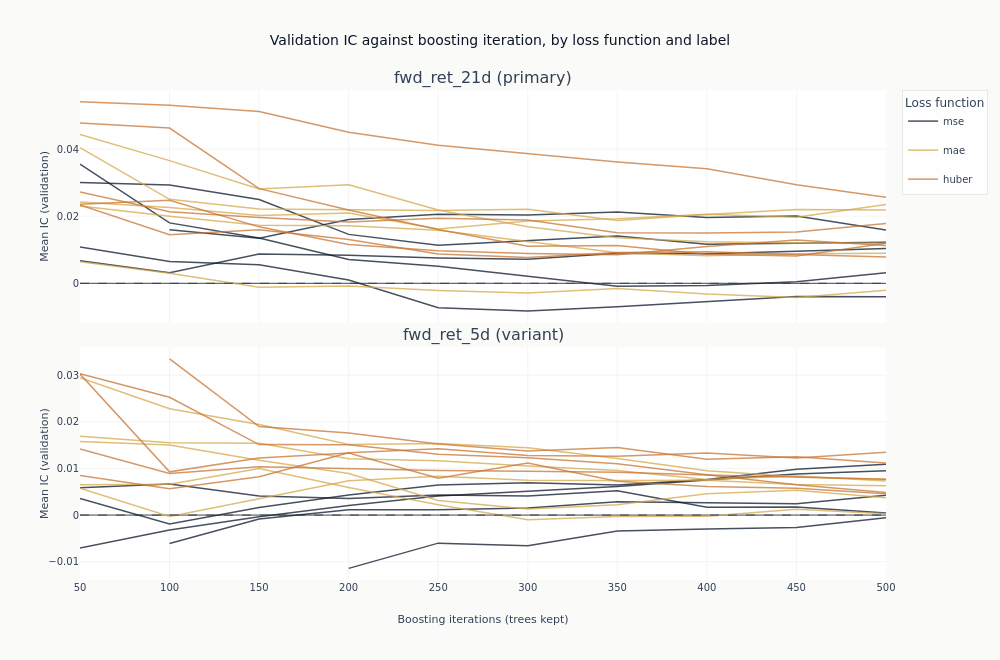

Write notebook code for a chart like this one.
### Markdown cell above
### What more trees do

Each line traces one configuration's out-of-sample IC as trees are added to it. This is the
figure the checkpoint dimension exists to produce, and it separates two things a single
end-of-training number cannot.

A line that rises and then falls has an interior optimum: the model was still learning, then
began fitting the training window at the expense of the validation folds. A line that wanders
without trend around zero never had anything to learn in the first place, and its highest point
is wherever the noise happened to peak. The difference matters, because both produce a
respectable-looking maximum.

One panel per label, because a horizon that has something to learn and one that does not would
be averaged into a single indistinct band if they shared axes.

### Code cell
curves = catalog.filter("full_coverage").sort("label", "config_name", "checkpoint_value")
objectives = {"mse": COLORS["blue"], "mae": COLORS["amber"], "huber": COLORS["copper"]}


def objective_of(name: str) -> str:
    """Read the loss function out of a declared configuration name."""
    match = next((key for key in objectives if name.endswith(key)), None)
    if match is None:
        raise ValueError(f"{name!r} does not end in a declared objective: {sorted(objectives)}")
    return match


fig_curves = make_subplots(
    rows=len(panel_labels),
    cols=1,
    shared_xaxes=True,
    vertical_spacing=0.05,
    subplot_titles=[
        f"{label} ({'primary' if label == primary else 'variant'})" for label in panel_labels
    ],
)
for row, label in enumerate(panel_labels, start=1):
    panel = curves.filter(pl.col("label") == label)
    for objective, color in objectives.items():
        members = [
            name
            for name in panel.get_column("config_name").unique(maintain_order=True)
            if objective_of(name) == objective
        ]
        for index, config_name in enumerate(members):
            series = panel.filter(pl.col("config_name") == config_name)
            fig_curves.add_trace(
                go.Scatter(
                    x=series.get_column("checkpoint_value").to_list(),
                    y=series.get_column("ic_mean").to_list(),
                    mode="lines",
                    name=objective,
                    legendgroup=objective,
                    # One legend entry per loss function, not per configuration: the colour is
                    # the claim, and thirty named lines would bury it.
                    showlegend=row == 1 and index == 0,
                    line=dict(color=color, width=1.5),
                    opacity=0.75,
                ),
                row=row,
                col=1,
            )
    fig_curves.add_hline(
        y=0, line_width=1, line_dash="dash", line_color=COLORS["neutral"], row=row, col=1
    )
    fig_curves.update_yaxes(title_text="Mean IC (validation)", row=row, col=1)
fig_curves.update_xaxes(title_text="Boosting iterations (trees kept)", row=len(panel_labels), col=1)
fig_curves.update_layout(
    title="Validation IC against boosting iteration, by loss function and label",
    height=330 * len(panel_labels),
    width=1000,
    margin=dict(t=90),
    legend=dict(title_text="Loss function"),
)
# Where each panel sits and how many of its lines dip below zero are facts about the frame, so
# the alt text reads them rather than asserting them. A description written once and left alone
# would go stale the first time the fits move.
panel_facts = (
    curves.group_by("label")
    .agg(
        lowest=pl.col("ic_mean").min(),
        highest=pl.col("ic_mean").max(),
        total=pl.col("config_name").n_unique(),
        below=pl.col("config_name").filter(pl.col("ic_mean") < 0).n_unique(),
    )
    .to_dicts()
)
panel_facts = {row["label"]: row for row in panel_facts}
panel_text = ". ".join(
    "The {} panel spans {:+.3f} to {:+.3f}, with {} of its {} lines dipping below zero at some "
    "checkpoint".format(
        label,
        panel_facts[label]["lowest"],
        panel_facts[label]["highest"],
        panel_facts[label]["below"],
        panel_facts[label]["total"],
    )
    for label in panel_labels
)
show_plotly_with_alt(
    fig_curves,
    "Line charts of mean validation information coefficient against boosting iteration, one line "
    "per configuration, coloured by loss function: dark navy for squared error, gold for absolute "
    "error, copper for Huber. One panel per label, each with its own vertical scale and a dashed "
    f"zero line. {panel_text}.",
)

### Figure 1 — Plotly figure (JSON) as saved in the notebook; plotly's stock layout.template omitted (floating-point values rounded to 4 significant figures)
{"data": [{"legendgroup": "mse", "line": {"color": "#0a1628", "width": 1.5}, "mode": "lines", "name": "mse", "opacity": 0.75, "showlegend": true, "type": "scatter", "x": [50, 100, 150, 200, 250, 300, 350, 400, 450, 500], "xaxis": "x", "y": [0.01084, 0.006528, 0.005506, 0.001001, -0.00726, -0.008288, -0.006991, -0.005491, -0.003934, -0.003979], "yaxis": "y"}, {"legendgroup": "mse", "line": {"color": "#0a1628", "width": 1.5}, "mode": "lines", "name": "mse", "opacity": 0.75, "showlegend": false, "type": "scatter", "x": [50, 100, 150, 200, 250, 300, 350, 400, 450, 500], "xaxis": "x", "y": [0.0355, 0.018, 0.01349, 0.007114, 0.005109, 0.002147, -0.000884, -0.0006354, 0.0004474, 0.003113], "yaxis": "y"}, {"legendgroup": "mse", "line": {"color": "#0a1628", "width": 1.5}, "mode": "lines", "name": "mse", "opacity": 0.75, "showlegend": false, "type": "scatter", "x": [50, 100, 150, 200, 250, 300, 350, 400, 450, 500], "xaxis": "x", "y": [0.03001, 0.02931, 0.02496, 0.01458, 0.01132, 0.01264, 0.01411, 0.01166, 0.01193, 0.01223], "yaxis": "y"}, {"legendgroup": "mse", "line": {"color": "#0a1628", "width": 1.5}, "mode": "lines", "name": "mse", "opacity": 0.75, "showlegend": false, "type": "scatter", "x": [50, 100, 150, 200, 250, 300, 350, 400, 450, 500], "xaxis": "x", "y": [0.00675, 0.003149, 0.008741, 0.008325, 0.007554, 0.007163, 0.00895, 0.00884, 0.009542, 0.01036], "yaxis": "y"}, {"legendgroup": "mse", "line": {"color": "#0a1628", "width": 1.5}, "mode": "lines", "name": "mse", "opacity": 0.75, "showlegend": false, "type": "scatter", "x": [100, 150, 200, 250, 300, 350, 400, 450, 500], "xaxis": "x", "y": [0.01593, 0.0134, 0.01902, 0.02055, 0.02033, 0.02124, 0.01959, 0.02009, 0.01591], "yaxis": "y"}, {"legendgroup": "mae", "line": {"color": "#D4A84B", "width": 1.5}, "mode": "lines", "name": "mae", "opacity": 0.75, "showlegend": true, "type": "scatter", "x": [50, 100, 150, 200, 250, 300, 350, 400, 450, 500], "xaxis": "x", "y": [0.02425, 0.02262, 0.02019, 0.02096, 0.01621, 0.01855, 0.0192, 0.02055, 0.01967, 0.02347], "yaxis": "y"}, {"legendgroup": "mae", "line": {"color": "#D4A84B", "width": 1.5}, "mode": "lines", "name": "mae", "opacity": 0.75, "showlegend": false, "type": "scatter", "x": [50, 100, 150, 200, 250, 300, 350, 400, 450, 500], "xaxis": "x", "y": [0.04043, 0.02504, 0.02211, 0.0219, 0.02166, 0.0221, 0.0187, 0.02054, 0.02199, 0.02186], "yaxis": "y"}, {"legendgroup": "mae", "line": {"color": "#D4A84B", "width": 1.5}, "mode": "lines", "name": "mae", "opacity": 0.75, "showlegend": false, "type": "scatter", "x": [50, 100, 150, 200, 250, 300, 350, 400, 450, 500], "xaxis": "x", "y": [0.02305, 0.02, 0.0173, 0.01715, 0.01578, 0.0125, 0.009125, 0.008229, 0.008809, 0.008951], "yaxis": "y"}, {"legendgroup": "mae", "line": {"color": "#D4A84B", "width": 1.5}, "mode": "lines", "name": "mae", "opacity": 0.75, "showlegend": false, "type": "scatter", "x": [50, 100, 150, 200, 250, 300, 350, 400, 450, 500], "xaxis": "x", "y": [0.006416, 0.002963, -0.001157, -0.0008264, -0.002123, -0.002906, -0.001528, -0.003225, -0.004238, -0.002104], "yaxis": "y"}, {"legendgroup": "mae", "line": {"color": "#D4A84B", "width": 1.5}, "mode": "lines", "name": "mae", "opacity": 0.75, "showlegend": false, "type": "scatter", "x": [50, 100, 150, 200, 250, 300, 350, 400, 450, 500], "xaxis": "x", "y": [0.04435, 0.03656, 0.0281, 0.02935, 0.02187, 0.01683, 0.01359, 0.01238, 0.01202, 0.01194], "yaxis": "y"}, {"legendgroup": "huber", "line": {"color": "#C87533", "width": 1.5}, "mode": "lines", "name": "huber", "opacity": 0.75, "showlegend": true, "type": "scatter", "x": [50, 100, 150, 200, 250, 300, 350, 400, 450, 500], "xaxis": "x", "y": [0.02721, 0.02129, 0.01958, 0.01824, 0.01937, 0.01885, 0.01508, 0.01502, 0.01528, 0.01784], "yaxis": "y"}, {"legendgroup": "huber", "line": {"color": "#C87533", "width": 1.5}, "mode": "lines", "name": "huber", "opacity": 0.75, "showlegend": false, "type": "scatter", "x": [50, 100, 150, 200, 250, 300, 350, 400, 450, 500], "xaxis": "x", "y": [0.04776, 0.04628, 0.0282, 0.02184, 0.01604, 0.01103, 0.01129, 0.008652, 0.008149, 0.01192], "yaxis": "y"}, {"legendgroup": "huber", "line": {"color": "#C87533", "width": 1.5}, "mode": "lines", "name": "huber", "opacity": 0.75, "showlegend": false, "type": "scatter", "x": [50, 100, 150, 200, 250, 300, 350, 400, 450, 500], "xaxis": "x", "y": [0.02359, 0.02472, 0.01682, 0.01156, 0.009683, 0.008907, 0.008529, 0.01096, 0.01294, 0.01127], "yaxis": "y"}, {"legendgroup": "huber", "line": {"color": "#C87533", "width": 1.5}, "mode": "lines", "name": "huber", "opacity": 0.75, "showlegend": false, "type": "scatter", "x": [50, 100, 150, 200, 250, 300, 350, 400, 450, 500], "xaxis": "x", "y": [0.02331, 0.0145, 0.01592, 0.01303, 0.008715, 0.00769, 0.009199, 0.009387, 0.008574, 0.007821], "yaxis": "y"}, {"legendgroup": "huber", "line": {"color": "#C87533", "width": 1.5}, "mode": "lines", "name": "huber", "opacity": 0.75, "showlegend": false, "type": "scatter", "x": [50, 100, 150, 200, 250, 300, 350, 400, 450, 500], "xaxis": "x", "y": [0.05414, 0.05309, 0.05118, 0.04504, 0.04115, 0.03872, 0.03618, 0.03411, 0.0294, 0.02567], "yaxis": "y"}, {"legendgroup": "mse", "line": {"color": "#0a1628", "width": 1.5}, "mode": "lines", "name": "mse", "opacity": 0.75, "showlegend": false, "type": "scatter", "x": [50, 100, 150, 200, 250, 300, 350, 400, 450, 500], "xaxis": "x2", "y": [0.005866, 0.00668, 0.004076, 0.003571, 0.004283, 0.004095, 0.005223, 0.001656, 0.001706, 0.0004494], "yaxis": "y2"}, {"legendgroup": "mse", "line": {"color": "#0a1628", "width": 1.5}, "mode": "lines", "name": "mse", "opacity": 0.75, "showlegend": false, "type": "scatter", "x": [100, 150, 200, 250, 300, 350, 400, 450, 500], "xaxis": "x2", "y": [-0.006077, -0.0008407, 0.001163, 0.001121, 0.001517, 0.002836, 0.002657, 0.002422, 0.004246], "yaxis": "y2"}, {"legendgroup": "mse", "line": {"color": "#0a1628", "width": 1.5}, "mode": "lines", "name": "mse", "opacity": 0.75, "showlegend": false, "type": "scatter", "x": [50, 100, 150, 200, 250, 300, 350, 400, 450, 500], "xaxis": "x2", "y": [0.003546, -0.001887, 0.001625, 0.004284, 0.006469, 0.006912, 0.006432, 0.007631, 0.009841, 0.01089], "yaxis": "y2"}, {"legendgroup": "mse", "line": {"color": "#0a1628", "width": 1.5}, "mode": "lines", "name": "mse", "opacity": 0.75, "showlegend": false, "type": "scatter", "x": [50, 100, 150, 200, 250, 300, 350, 400, 450, 500], "xaxis": "x2", "y": [-0.007068, -0.003198, -0.0003788, 0.002045, 0.004113, 0.005107, 0.006118, 0.007515, 0.008822, 0.009513], "yaxis": "y2"}, {"legendgroup": "mse", "line": {"color": "#0a1628", "width": 1.5}, "mode": "lines", "name": "mse", "opacity": 0.75, "showlegend": false, "type": "scatter", "x": [200, 250, 300, 350, 400, 450, 500], "xaxis": "x2", "y": [-0.01143, -0.00602, -0.006602, -0.003394, -0.003, -0.002668, -0.0005895], "yaxis": "y2"}, {"legendgroup": "mae", "line": {"color": "#D4A84B", "width": 1.5}, "mode": "lines", "name": "mae", "opacity": 0.75, "showlegend": false, "type": "scatter", "x": [50, 100, 150, 200, 250, 300, 350, 400, 450, 500], "xaxis": "x2", "y": [0.01579, 0.015, 0.01174, 0.008895, 0.003117, 0.001309, 0.002236, 0.004562, 0.005341, 0.003726], "yaxis": "y2"}, {"legendgroup": "mae", "line": {"color": "#D4A84B", "width": 1.5}, "mode": "lines", "name": "mae", "opacity": 0.75, "showlegend": false, "type": "scatter", "x": [50, 100, 150, 200, 250, 300, 350, 400, 450, 500], "xaxis": "x2", "y": [0.01692, 0.01548, 0.01538, 0.01207, 0.01166, 0.01049, 0.009552, 0.007616, 0.008361, 0.007283], "yaxis": "y2"}, {"legendgroup": "mae", "line": {"color": "#D4A84B", "width": 1.5}, "mode": "lines", "name": "mae", "opacity": 0.75, "showlegend": false, "type": "scatter", "x": [50, 100, 150, 200, 250, 300, 350, 400, 450, 500], "xaxis": "x2", "y": [0.006478, 0.006618, 0.009976, 0.005928, 0.002189, -0.000981, -0.0003184, -0.0002687, 0.001229, 0.0002683], "yaxis": "y2"}, {"legendgroup": "mae", "line": {"color": "#D4A84B", "width": 1.5}, "mode": "lines", "name": "mae", "opacity": 0.75, "showlegend": false, "type": "scatter", "x": [50, 100, 150, 200, 250, 300, 350, 400, 450, 500], "xaxis": "x2", "y": [0.005758, -0.0003075, 0.003489, 0.007344, 0.008329, 0.007488, 0.007424, 0.007489, 0.006543, 0.00626], "yaxis": "y2"}, {"legendgroup": "mae", "line": {"color": "#D4A84B", "width": 1.5}, "mode": "lines", "name": "mae", "opacity": 0.75, "showlegend": false, "type": "scatter", "x": [50, 100, 150, 200, 250, 300, 350, 400, 450, 500], "xaxis": "x2", "y": [0.02944, 0.02281, 0.01941, 0.01512, 0.01536, 0.01444, 0.01215, 0.009504, 0.008232, 0.007661], "yaxis": "y2"}, {"legendgroup": "huber", "line": {"color": "#C87533", "width": 1.5}, "mode": "lines", "name": "huber", "opacity": 0.75, "showlegend": false, "type": "scatter", "x": [50, 100, 150, 200, 250, 300, 350, 400, 450, 500], "xaxis": "x2", "y": [0.008491, 0.005636, 0.008228, 0.01337, 0.0142, 0.01277, 0.01263, 0.01331, 0.01224, 0.01348], "yaxis": "y2"}, {"legendgroup": "huber", "line": {"color": "#C87533", "width": 1.5}, "mode": "lines", "name": "huber", "opacity": 0.75, "showlegend": false, "type": "scatter", "x": [50, 100, 150, 200, 250, 300, 350, 400, 450, 500], "xaxis": "x2", "y": [0.03029, 0.02525, 0.0151, 0.01508, 0.01305, 0.01228, 0.011, 0.008657, 0.006493, 0.004822], "yaxis": "y2"}, {"legendgroup": "huber", "line": {"color": "#C87533", "width": 1.5}, "mode": "lines", "name": "huber", "opacity": 0.75, "showlegend": false, "type": "scatter", "x": [50, 100, 150, 200, 250, 300, 350, 400, 450, 500], "xaxis": "x2", "y": [0.03021, 0.009263, 0.01222, 0.01331, 0.007875, 0.01116, 0.007232, 0.006098, 0.005752, 0.004567], "yaxis": "y2"}, {"legendgroup": "huber", "line": {"color": "#C87533", "width": 1.5}, "mode": "lines", "name": "huber", "opacity": 0.75, "showlegend": false, "type": "scatter", "x": [50, 100, 150, 200, 250, 300, 350, 400, 450, 500], "xaxis": "x2", "y": [0.01415, 0.008897, 0.01035, 0.009877, 0.009553, 0.009418, 0.009205, 0.008565, 0.008133, 0.007679], "yaxis": "y2"}, {"legendgroup": "huber", "line": {"color": "#C87533", "width": 1.5}, "mode": "lines", "name": "huber", "opacity": 0.75, "showlegend": false, "type": "scatter", "x": [100, 150, 200, 250, 300, 350, 400, 450, 500], "xaxis": "x2", "y": [0.03348, 0.01897, 0.0176, 0.01525, 0.01372, 0.01449, 0.01195, 0.01251, 0.01116], "yaxis": "y2"}], "layout": {"annotations": [{"font": {"size": 16}, "showarrow": false, "text": "fwd_ret_21d (primary)", "x": 0.5, "xanchor": "center", "xref": "paper", "y": 1.0, "yanchor": "bottom", "yref": "paper"}, {"font": {"size": 16}, "showarrow": false, "text": "fwd_ret_5d (variant)", "x": 0.5, "xanchor": "center", "xref": "paper", "y": 0.475, "yanchor": "bottom", "yref": "paper"}], "height": 660, "legend": {"title": {"text": "Loss function"}}, "margin": {"t": 90}, "shapes": [{"line": {"color": "#334155", "dash": "dash", "width": 1}, "type": "line", "x0": 0, "x1": 1, "xref": "x domain", "y0": 0, "y1": 0, "yref": "y"}, {"line": {"color": "#334155", "dash": "dash", "width": 1}, "type": "line", "x0": 0, "x1": 1, "xref": "x2 domain", "y0": 0, "y1": 0, "yref": "y2"}], "title": {"text": "Validation IC against boosting iteration, by loss function and label"}, "width": 1000, "xaxis": {"anchor": "y", "domain": [0.0, 1.0], "matches": "x2", "showticklabels": false}, "xaxis2": {"anchor": "y2", "domain": [0.0, 1.0], "title": {"text": "Boosting iterations (trees kept)"}}, "yaxis": {"anchor": "x", "domain": [0.525, 1.0], "title": {"text": "Mean IC (validation)"}}, "yaxis2": {"anchor": "x2", "domain": [0.0, 0.475], "title": {"text": "Mean IC (validation)"}}}}
